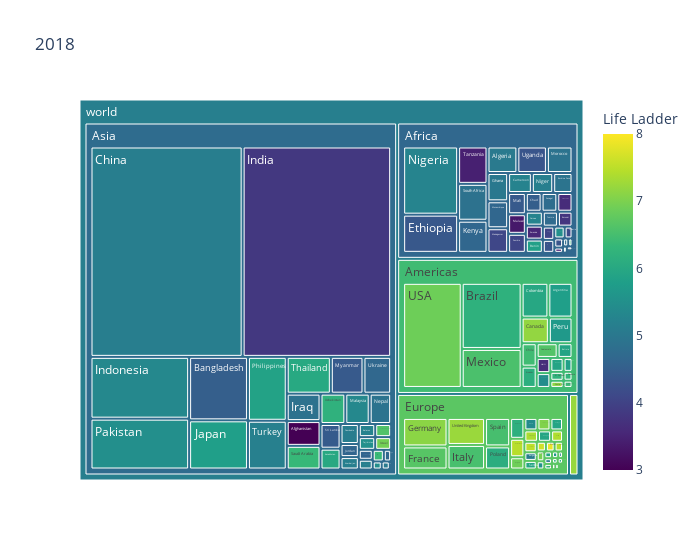

Write notebook code for a chart like this one.
### Code cell
gen_treeplot(wdf, 2018)

### Figure 1 — Plotly figure (JSON) as saved in the notebook; plotly's stock layout.template omitted (floating-point values rounded to 4 significant figures; data arrays with more than 128 entries replaced by an {"elided": "..."} marker saying what was removed)
{"data": [{"branchvalues": "total", "customdata": {"elided": "131x2 mixed values"}, "domain": {"x": [0, 1], "y": [0, 1]}, "hovertemplate": "labels=%{label}<br>pop=%{value}<br>parent=%{parent}<br>id=%{id}<br>country=%{customdata[0]}<br>Life Ladder=%{color}<extra></extra>", "ids": {"elided": "131 str values"}, "labels": {"elided": "131 str values"}, "marker": {"coloraxis": "coloraxis", "colors": {"elided": "131 float values"}}, "name": "", "parents": {"elided": "131 str values"}, "type": "treemap", "values": {"elided": "131 int values"}}], "layout": {"coloraxis": {"cmax": 8, "cmid": 5.148, "cmin": 3, "colorbar": {"title": {"text": "Life Ladder"}}, "colorscale": [[0, "#440154"], [0.1111, "#482878"], [0.2222, "#3e4989"], [0.3333, "#31688e"], [0.4444, "#26828e"], [0.5556, "#1f9e89"], [0.6667, "#35b779"], [0.7778, "#6ece58"], [0.8889, "#b5de2b"], [1, "#fde725"]]}, "legend": {"tracegroupgap": 0}, "title": {"text": "2018"}, "width": 700}}
